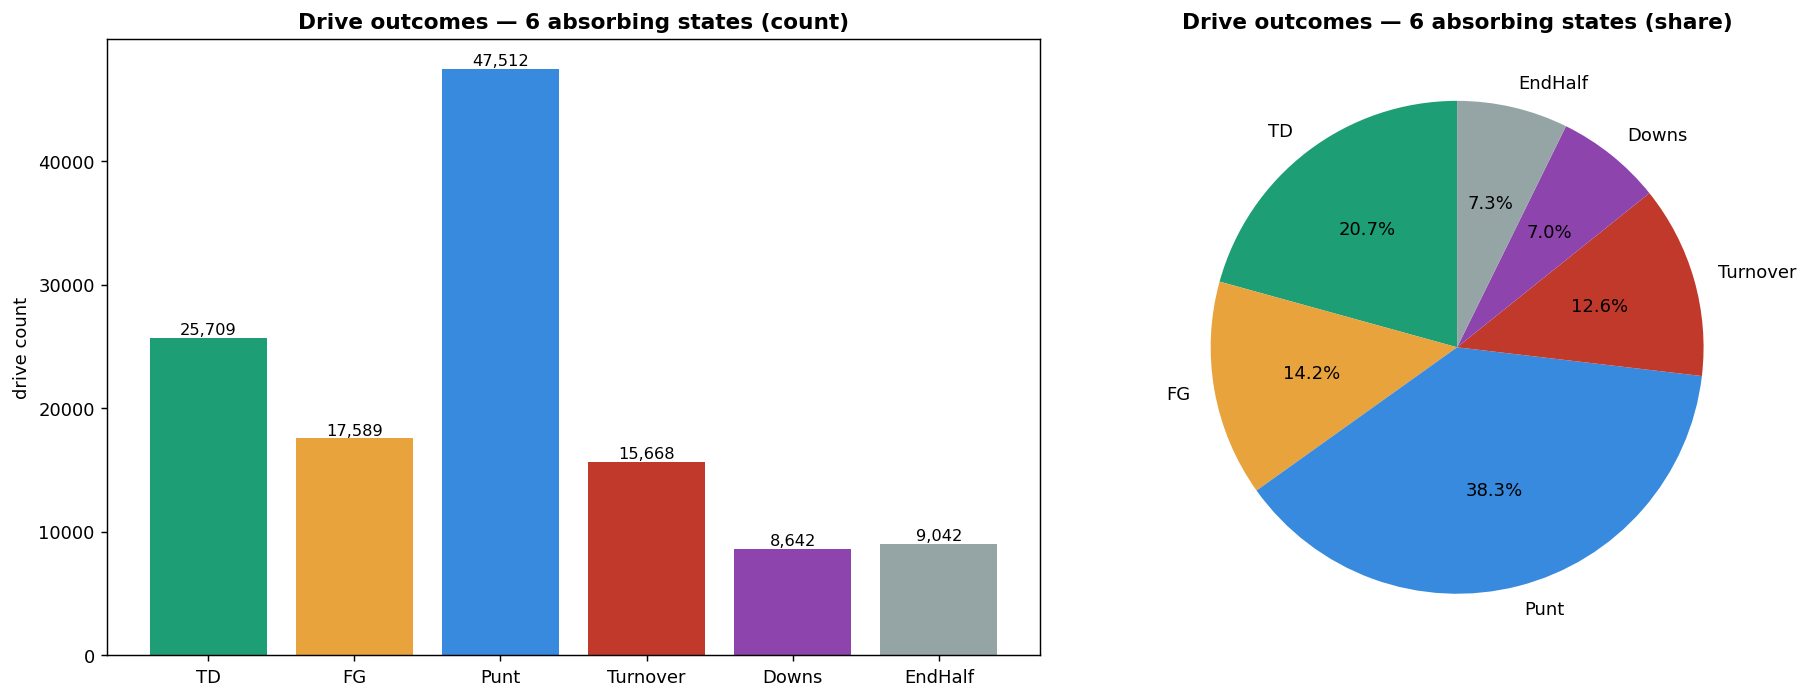

This chart was generated by the following Python code:
import numpy as np
import pandas as pd
import matplotlib.pyplot as plt

ABS_MAP_6 = {
    'Touchdown':         'TD',
    'Field goal':        'FG',
    'Punt':              'Punt',
    'End of half':       'EndHalf',
    'Turnover':          'Turnover',
    'Safety':            'Turnover',
    'Opp touchdown':     'Turnover',
    'Turnover on downs': 'Downs',
    'Missed field goal': 'Downs',
}

ABS_ORDER = ['TD', 'FG', 'Punt', 'Turnover', 'Downs', 'EndHalf']
ABS_COLORS = {
    'TD':       '#1D9E75',
    'FG':       '#E8A33D',
    'Punt':     '#378ADD',
    'Turnover': '#C0392B',
    'Downs':    '#8E44AD',
    'EndHalf':  '#95A5A6',
}

print("=== fixed_drive_result -> 6 absorbing states mapping check ===")
vc = df['fixed_drive_result'].value_counts(dropna=False)
print(vc.to_string())

unmapped = set(df['fixed_drive_result'].dropna().unique()) - set(ABS_MAP_6.keys())
print("\nunmapped drive results:", unmapped if unmapped else "(none)")

drive_level = (df.dropna(subset=['fixed_drive_result', 'game_id', 'fixed_drive'])
                 .groupby(['game_id', 'fixed_drive'])['fixed_drive_result']
                 .first()
                 .reset_index())
drive_level['abs6'] = drive_level['fixed_drive_result'].map(ABS_MAP_6)

abs_counts = drive_level['abs6'].value_counts().reindex(ABS_ORDER, fill_value=0)
total = abs_counts.sum()

print("\n=== 6 absorbing state distribution (drive-level) ===")
print(f"Total drives: {total:,}\n")
for s in ABS_ORDER:
    c = abs_counts[s]
    print(f"  {s:<10} {c:>8,}  ({100*c/total:5.1f}%)  {'#'*int(50*c/total)}")

fig, axes = plt.subplots(1, 2, figsize=(15, 5.5))

bars = axes[0].bar(ABS_ORDER, abs_counts.values,
                   color=[ABS_COLORS[s] for s in ABS_ORDER])
axes[0].set_ylabel('drive count')
axes[0].set_title('Drive outcomes — 6 absorbing states (count)', fontweight='bold')
for b, s in zip(bars, ABS_ORDER):
    axes[0].text(b.get_x()+b.get_width()/2, b.get_height(),
                 f'{abs_counts[s]:,}', ha='center', va='bottom', fontsize=9)

axes[1].pie(abs_counts.values, labels=ABS_ORDER, autopct='%1.1f%%',
            colors=[ABS_COLORS[s] for s in ABS_ORDER], startangle=90)
axes[1].set_title('Drive outcomes — 6 absorbing states (share)', fontweight='bold')

plt.tight_layout()
plt.savefig('absorbing6_distribution.png', dpi=130, bbox_inches='tight')
plt.show()
